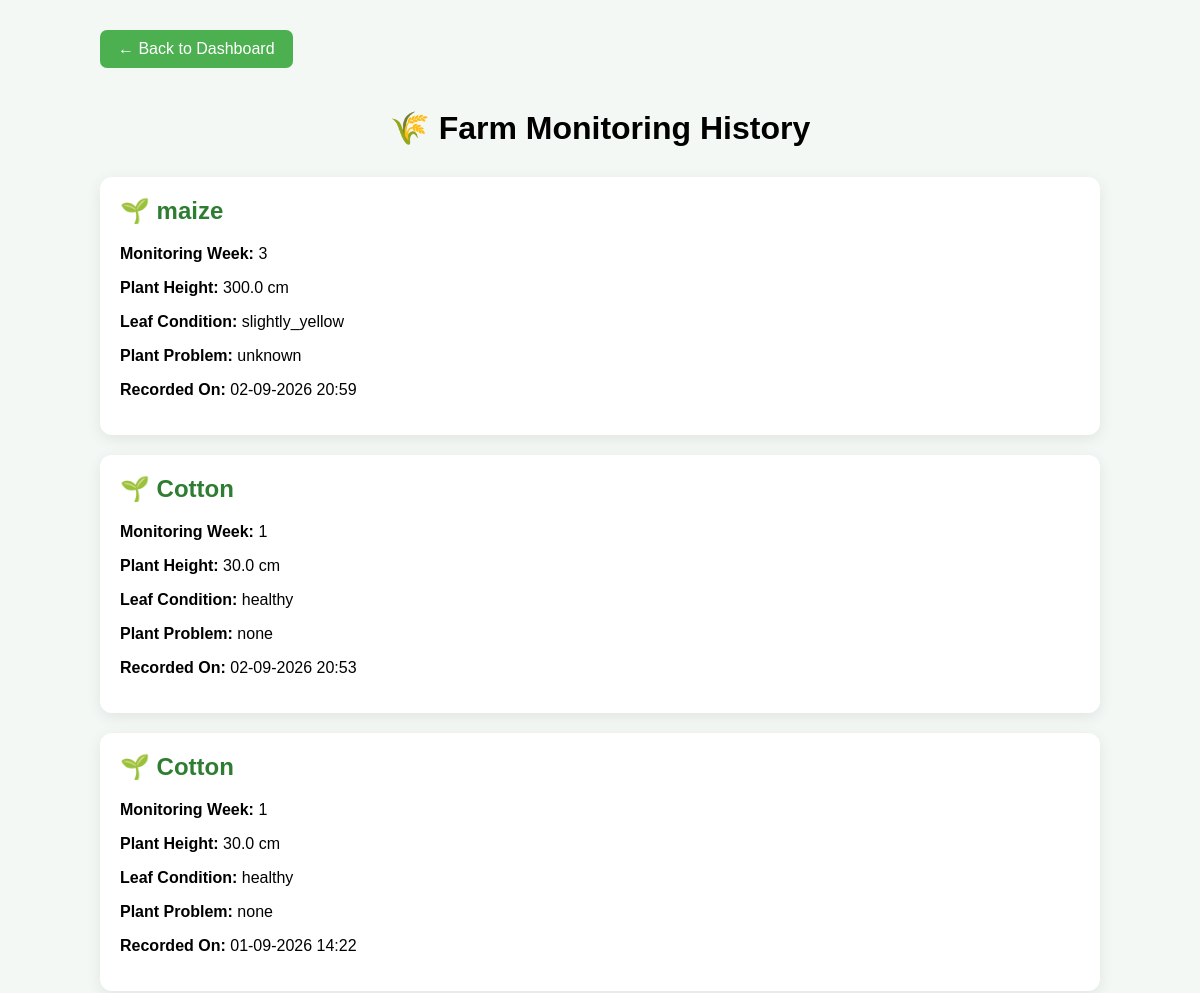
Before: /history (upper part) with the older database file.
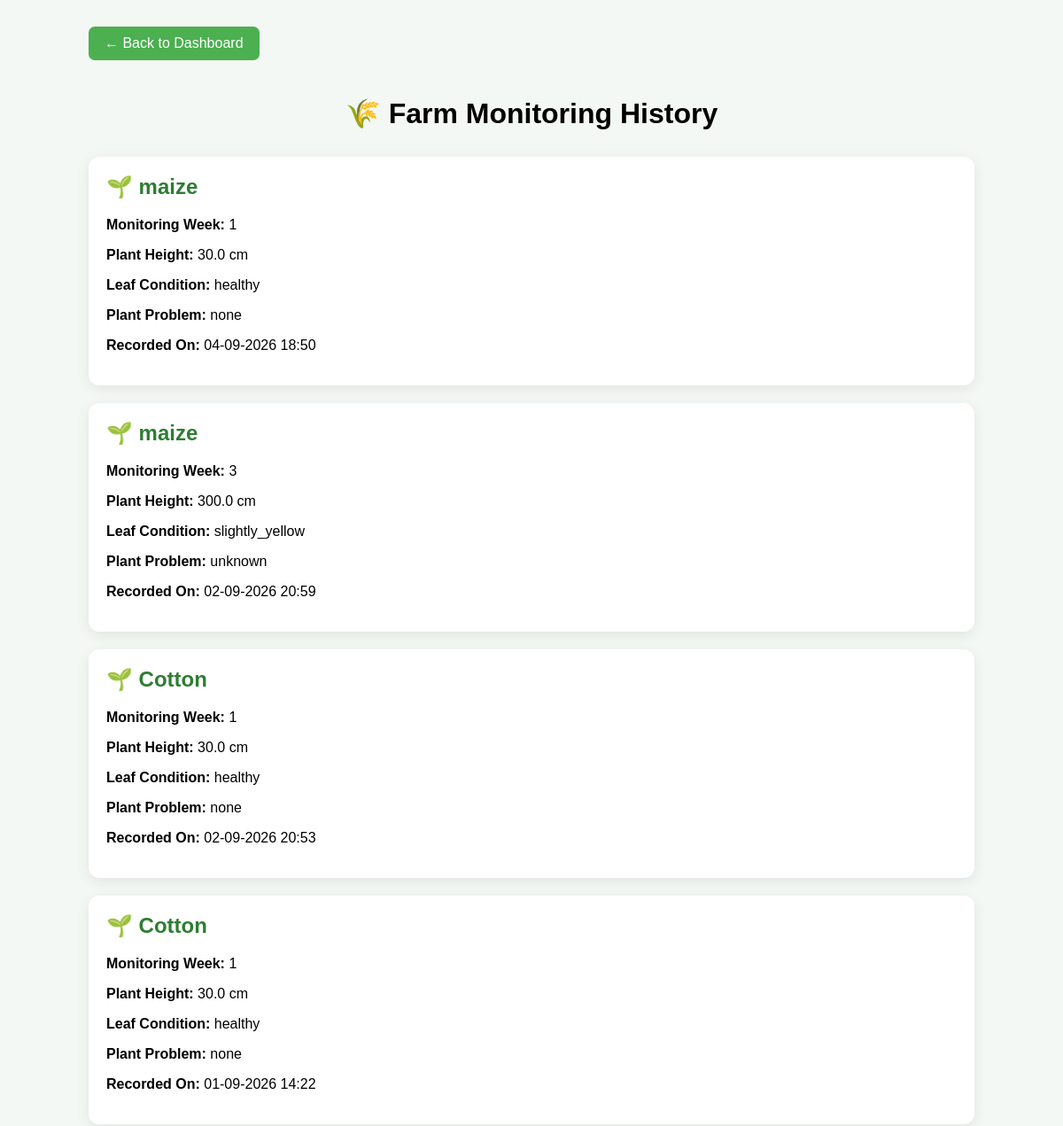
After: the same page with the newer database file.
### tables this page shows
CREATE TABLE monitoring (
            id INTEGER PRIMARY KEY AUTOINCREMENT,
            crop_name TEXT NOT NULL,
            crop_week INTEGER NOT NULL,
            plant_height REAL NOT NULL,
            leaf_condition TEXT NOT NULL,
            plant_problem TEXT,
            notes TEXT,
            image TEXT,
            date TEXT NOT NULL
        );

### app.py (the view)
@app.route("/history")
def history():
    connection = get_db_connection()
    records = connection.execute("""
        SELECT *
        FROM monitoring
        ORDER BY id DESC
    """).fetchall()
    connection.close()
    return render_template(
        "history.html",
        records=records
    )

### app.py (called while the page is built)
def get_db_connection():
    connection = sqlite3.connect(DATABASE)
    connection.row_factory = sqlite3.Row
    return connection

### templates/history.html (shortened to what this page needs)
<!DOCTYPE html>
<html>
<head>
</head>
<body>
<div class="container">
    <a href="/dashboard" class="back-button">
        ← Back to Dashboard
    </a>
    <h1>
        🌾 Farm Monitoring History
    </h1>
    {% if records %}
        {% for record in records %}
        <div class="record">
            <h2>
                🌱 {{ record["crop_name"] }}
            </h2>
            <p>
                <span class="label">
                    Monitoring Week:
                </span>
                {{ record["crop_week"] }}
            </p>
            <p>
                <span class="label">
                    Plant Height:
                </span>
                {{ record["plant_height"] }} cm
            </p>
            <p>
                <span class="label">
                    Leaf Condition:
                </span>
                {{ record["leaf_condition"] }}
            </p>
            {% if record["plant_problem"] %}
            <p>
                <span class="label">
                    Plant Problem:
                </span>
                {{ record["plant_problem"] }}
            </p>
            {% endif %}
            <p>
                <span class="label">
                    Recorded On:
                </span>
                {{ record["date"] }}
            </p>
        </div>
        {% endfor %}
    {% endif %}
</div>
</body>
</html>

### templates/history.html (style rules this page uses)
body { font-family: Arial, sans-serif; background: #f4f8f4; margin: 0; padding: 30px; }
.container { max-width: 1000px; margin: auto; }
h1 { text-align: center; margin-bottom: 30px; }
.back-button { display: inline-block; padding: 10px 18px; background: #4caf50; color: white; text-decoration: none; border-radius: 7px; margin-bottom: 20px; }
.record { background: white; padding: 20px; margin-bottom: 20px; border-radius: 12px; box-shadow: 0 4px 15px rgba(0,0,0,0.08); }
.record h2 { margin-top: 0; color: #2e7d32; }
.label { font-weight: bold; }

Changed rows visible on the page:
added monitoring: crop_name "maize", crop_week "1", plant_height "30.0", leaf_condition "healthy", plant_problem "none", date "04-09-2026 18:50"
